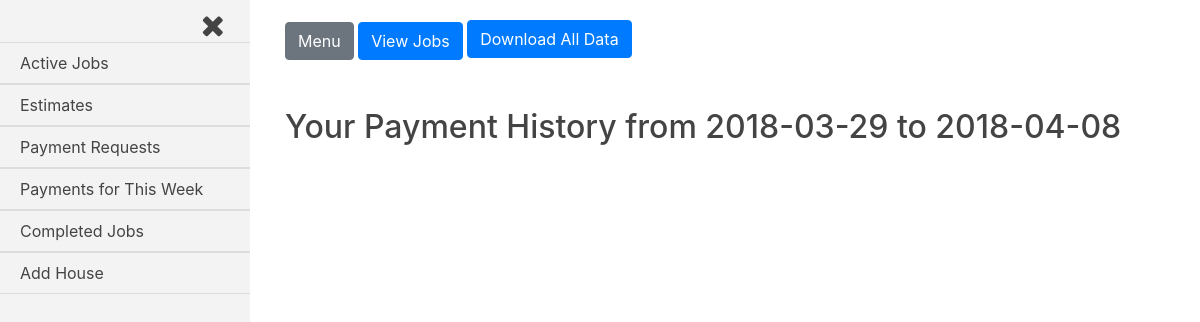
Page /payment_requests/approved_payments (signed in) on the earlier database version.
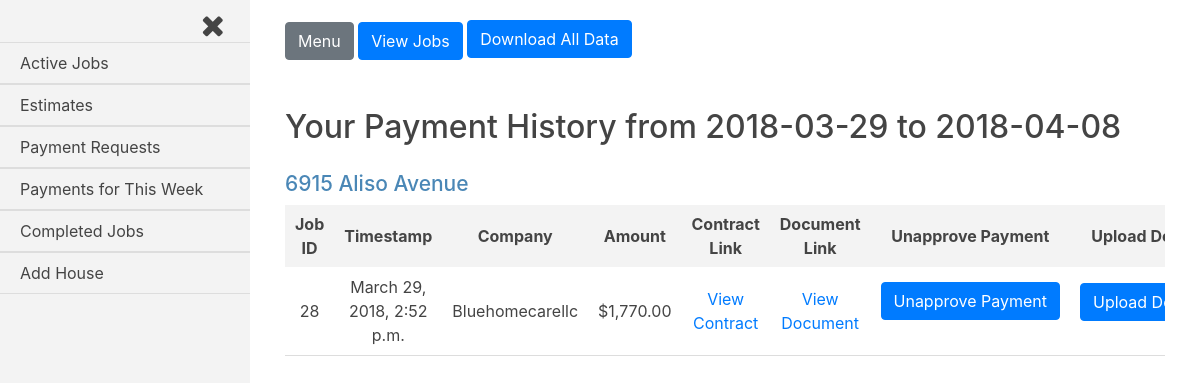
Same page on the later database version.
### jobs/models.py (models this page shows, shortened)
class House(models.Model):
    address = models.CharField(max_length=250)
    companies = models.ManyToManyField(settings.AUTH_USER_MODEL, through='Current_Worker')
    proposed_jobs = models.BooleanField(default=False)
    pending_payments = models.BooleanField(default=False)
    payment_history = models.BooleanField(default=False)
    completed_jobs = models.BooleanField(default=False)
    customer = models.ForeignKey(settings.AUTH_USER_MODEL, on_delete=models.CASCADE, related_name='customer_house')
    def __str__(self):
        return self.address

class Request_Payment(models.Model):
    job = models.ForeignKey(Job, on_delete=models.CASCADE)
    submit_date = models.DateTimeField(auto_now_add=True, blank=True)
    approved_date = models.DateTimeField(auto_now_add=True, blank=True)
    house = models.ForeignKey(House, on_delete=models.CASCADE)
    amount = models.DecimalField(max_digits=8, decimal_places=2, default=0.00)
    approved = models.BooleanField(default=False)
    def generate_filename(self, filename):
        file_path = 'admin_uploads/{}/{}'.format(str(self.job), str(filename))
        return file_path
    document_link = models.FileField(upload_to=generate_filename)

class Job(models.Model):
    house = models.ForeignKey(House, on_delete=models.CASCADE)
    company = models.ForeignKey(settings.AUTH_USER_MODEL, on_delete=models.CASCADE)
    start_amount = models.DecimalField(max_digits=8, decimal_places=2, default=0.00)
    start_date = models.DateTimeField(auto_now_add=True, blank=True)
    total_paid = models.DecimalField(max_digits=8, decimal_places=2, default=0.00)
    approved = models.BooleanField(default=False)
    def generate_filename(self, filename):
        file_path = 'uploads/{}/{}'.format(str(self.house.address), str(filename))
        return file_path
    document_link = models.FileField(upload_to=generate_filename)
    balance_amount = models.DecimalField(max_digits=8, decimal_places=2, default=0.00)

### payment_requests/views.py (the view)
@user_passes_test(customer_and_staff_check, login_url='/accounts/login/')
def approved_payments(request):
    current_user = request.user
    customer = Customer(current_user)
    customer = customer.is_customer_staff()
    houses = customer.payment_history_houses()
    payments = customer.current_payments()
    form = Change_Payment_Status()
    upload_document_form = Upload_Document_Form()
    template = loader.get_template('payment_requests/approved_payments.html')
    start_week = str(Customer.start_week.date())
    today = str(Customer.today.date())
    context = {
        'houses': houses,
        'payments': payments,
        'current_user': current_user,
        'form': form,
        'upload_document_form': upload_document_form,
        'start_week': start_week,
        'today': today
    }
    if request.method == 'POST':
        form = Change_Payment_Status(request.POST)
        if form.is_valid():
            p_id = int(request.POST.get('p_id'))
            job_id = int(request.POST.get('job_id'))
            address = str(request.POST.get('job_house'))
            house = House.objects.filter(address=address)
            payment = Request_Payment.objects.filter(id=p_id)
            request_amount = payment[0].amount
            job = Job.objects.filter(id=job_id)
            total_paid = job[0].total_paid
            new_total_paid = total_paid - request_amount
            job.update(total_paid=new_total_paid)
            payment.update(approved=False)
            house.update(pending_payments=True)
            job.update(balance_amount=job[0].balance)
            if job[0].balance_amount > 0:
                house.update(completed_jobs=False)
                if not Current_Worker.objects.filter(company=job[0].company, house=job[0].house).exists():
                    worker = Current_Worker(company=job[0].company, house=job[0].house, current=True)
                    worker.save()
            """if there are no more approved payments for a house,
            set payment_history=False for that specific house
            """
            payments = Request_Payment.objects.filter(house=house[0], approved=True)
            if not payments:
                house.update(payment_history=False)
            return redirect('/payment_requests/approved_payments')
    else:
        form = Change_Payment_Status()
    return HttpResponse(template.render(context, request))

### payment_requests/forms.py
class Change_Payment_Status(ModelForm, forms.Form):
    class Meta:
        model = Request_Payment
        exclude = ['job', 'amount', 'approved', 'house', 'document_link']

### payment_history/forms.py
class Upload_Document_Form(ModelForm, forms.Form):
    class Meta:
        model = Request_Payment
        fields = ['document_link']
        widgets ={
            'document_link': forms.HiddenInput(attrs={'class':'document_link', 'required':''}),
        }

### customer_register/customer.py (called while the page is built)
    def is_customer_staff(self):
        if self.customer.groups.filter(name='Customers Staff').exists():
            customer_id = self.customer.groups.values_list('name', flat=True)[1]
            if customer_id == 'Customers Staff':
                customer_id = self.customer.groups.values_list('name', flat=True)[0]
            self.customer = int(customer_id)
            return Customer(self.customer)
        return Customer(self.customer)

    def houses(self):
        return House.objects.filter(customer=self.customer)

    def current_payments(self):
        return Request_Payment.objects.filter(house__customer=self.customer, job__approved=True, approved=True, approved_date__range=[Customer.start_week, Customer.today])

### payment_requests/templates/payment_requests/approved_payments.html (shortened to what this page needs)
{% extends 'base_login_admin.html' %}
{% load humanize %}
{% load static %}
{% load payment_requests_group_check %}
{% block content %}
<h2>Your Payment History from {{start_week}} to {{today}}</h2>
{% for house in houses %}
<div class="job-container">
  <div class="house">
    <h3 class="house-address">{{house.address}}</h3>
  </div>
  <table class="job-summary">
    <tr class="job-headings">
      <th>Job ID</th>
      <th>Timestamp</th>
      <th>Company</th>
      <th>Amount</th>
      <th>Contract Link</th>
      <th>Document Link</th>
      {% if current_user|in_group:'Customers' %}
      <th>Unapprove Payment</th>
      {% endif %}
      <th>Upload Document</th>
    </tr>
    {% for p in payments %}
      {% if p.job.house.address == house.address %}
    <tr class="job-info">
      <td>{{p.job.id}}</td>
      <td>{{p.approved_date}}</td>
      <td>{{p.job.company}}</td>
      <td>${{p.amount|intcomma}}</td>
      <td><a rel="noopener noreferrer" target="_blank" href="{{p.job.document_link.url}}">View Contract</a></td>
      <td><a rel="noopener noreferrer" {% if p.document_link.url != None %}target="_blank"{% endif %} href="{% if p.document_link.url != None %}{{p.document_link.url}}{% else %}#{% endif %}">View Document</a></td>
      {% if current_user|in_group:'Customers' %}
      <td>
        <form class="unapprove-payment-form" action="" method="post">
          <input class="btn btn-primary unapprove-payment" type="submit" value="Unapprove Payment">
        </form>
      </td>
      {% endif %}
      <td>
        <form class="upload-document-form" action="/payment_history/p_history_job" method="post" role="form" enctype="multipart/form-data">
          <input class="btn btn-primary upload-document" name="upload-document" value="Upload Document" type="submit">
        </form>
      </td>
    </tr>
      {% endif %}
    {% endfor %}
  </table>
</div>
{% endfor %}
{% endblock content %}

Differences in the rows shown:
now on this page (row edited): House: address "6915 Aliso Avenue"
added Request_Payment: job.id "28", approved_date "March 29, 2018, 2:52 p.m.", job.company "Bluehomecarellc", amount "1,770.00"
